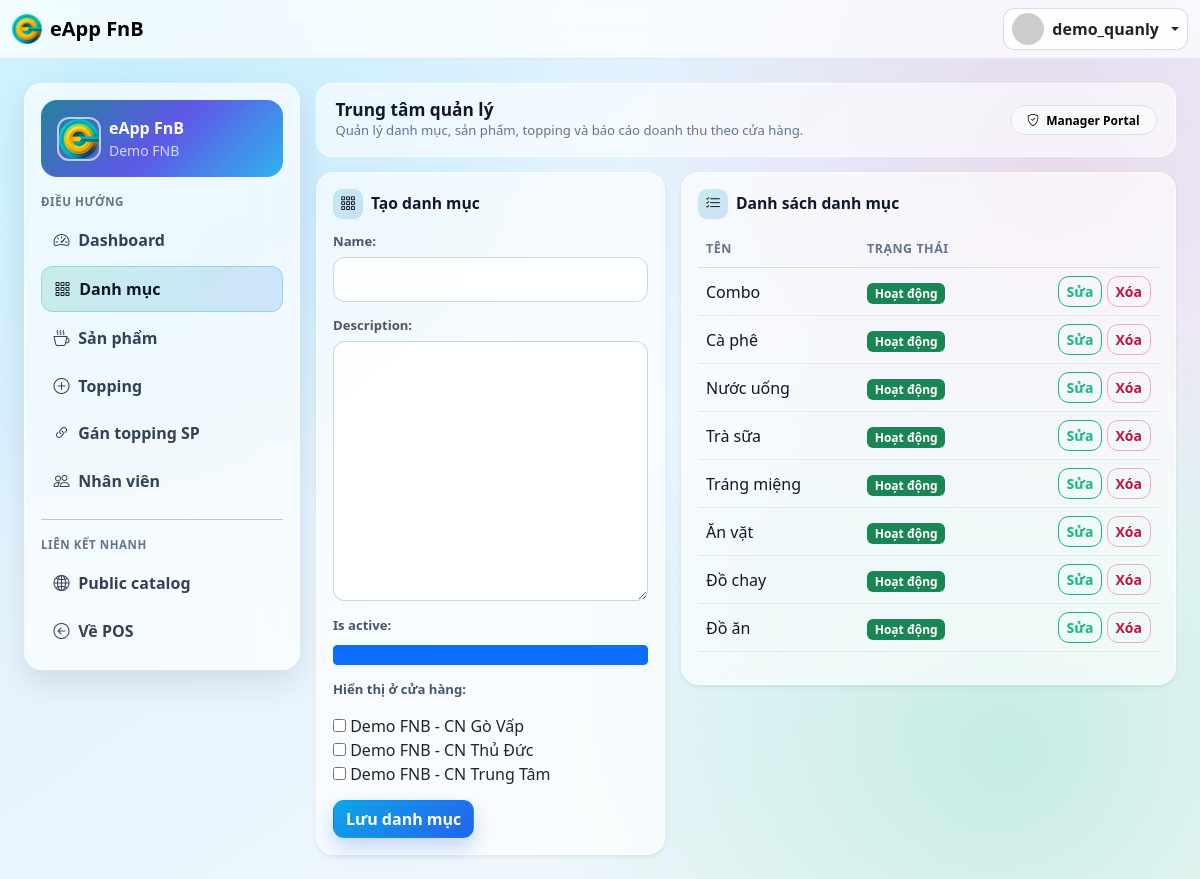
The app's page /quanly/categories/ (signed in) with its own data.
### App_Accounts/models.py (models this page shows, shortened)
class User(AbstractUser):
    class Role(models.TextChoices):
        MANAGER = 'MANAGER', 'Manager'
        STAFF = 'STAFF', 'Staff'
    role = models.CharField(max_length=20, choices=Role.choices, default=Role.STAFF)
    tenant = models.ForeignKey(
        'App_Tenant.Tenant',
        on_delete=models.PROTECT,
        related_name='users',
        null=True,
        blank=True,
    )
    class Meta:
        constraints = [
            models.CheckConstraint(
                check=Q(role='STAFF') | Q(tenant__isnull=False),
                name='chk_manager_requires_tenant',
            ),
            models.UniqueConstraint(
                fields=['tenant'],
                condition=Q(role='MANAGER') & Q(tenant__isnull=False),
                name='uq_manager_per_tenant',
            ),
        ]
        indexes = [
            models.Index(fields=['tenant', 'role']),
        ]
    @property
    def is_manager(self):
        return self.role == self.Role.MANAGER

### App_Tenant/models.py (models this page shows, shortened)
class Tenant(TimeStampedModel):
    name = models.CharField(max_length=150)
    public_slug = models.SlugField(max_length=120, unique=True, validators=[validate_public_slug])
    is_active = models.BooleanField(default=True)
    class Meta:
        ordering = ['name']

class Store(TimeStampedModel):
    tenant = models.ForeignKey(Tenant, on_delete=models.CASCADE, related_name='stores')
    name = models.CharField(max_length=150)
    slug = models.SlugField(max_length=120)
    address = models.CharField(max_length=255, blank=True)
    is_active = models.BooleanField(default=True)
    is_default = models.BooleanField(default=False)
    class Meta:
        ordering = ['tenant__name', 'name']
        constraints = [
            models.UniqueConstraint(fields=['tenant', 'slug'], name='uq_store_tenant_slug'),
            models.UniqueConstraint(
                fields=['tenant'],
                condition=Q(is_default=True),
                name='uq_default_store_per_tenant',
            ),
        ]
        indexes = [
            models.Index(fields=['tenant', 'is_active']),
        ]
    def __str__(self):
        return f'{self.tenant.name} - {self.name}'

### App_Catalog/models.py (models this page shows, shortened)
class Category(TimeStampedModel):
    tenant = models.ForeignKey('App_Tenant.Tenant', on_delete=models.CASCADE, related_name='categories')
    name = models.CharField(max_length=120)
    slug = models.SlugField(max_length=140)
    description = models.TextField(blank=True)
    is_active = models.BooleanField(default=True)
    class Meta:
        constraints = [
            models.UniqueConstraint(fields=['tenant', 'slug'], name='uq_category_tenant_slug'),
        ]
        ordering = ['name']

### App_Quanly/views.py (the view, shortened to what this page needs)
# urls.py: path('categories/', views.category_list_create, name='categories'),
@manager_required
def category_list_create(request):
    tenant = _tenant_or_404(request.user)
    categories = Category.objects.filter(tenant=tenant).order_by('name')
    form = CategoryForm(request.POST or None, tenant=tenant)
    return render(
        request,
        'App_Quanly/categories.html',
        {
            'categories': categories,
            'form': form,
        },
    )

### templates/App_Quanly/categories.html (shortened to what this page needs)
{% extends 'App_Quanly/_layout.html' %}
{% block quanly_content %}
<div class="row g-3">
    <div class="col-lg-5">
        <div class="card border-0 shadow-sm">
            <div class="card-body">
                <h2 class="admin-card-title">
                    <i class="bi bi-grid-3x3-gap"></i>
                    Tạo danh mục
                </h2>
                <form method="post">
                    {{ form.as_p }}
                    <button class="btn btn-primary" type="submit">Lưu danh mục</button>
                </form>
            </div>
        </div>
    </div>
    <div class="col-lg-7">
        <div class="card border-0 shadow-sm">
            <div class="card-body">
                <h2 class="admin-card-title">
                    <i class="bi bi-list-check"></i>
                    Danh sách danh mục
                </h2>
                <div class="table-responsive">
                    <table class="table align-middle">
                        <thead><tr><th>Tên</th><th>Trạng thái</th><th></th></tr></thead>
                        <tbody>
                            {% for item in categories %}
                            <tr>
                                <td>{{ item.name }}</td>
                                <td>{% if item.is_active %}<span class="badge bg-success">Hoạt động</span>{% else %}<span class="badge bg-secondary">Tắt</span>{% endif %}</td>
                                <td class="text-end">
                                    <a class="btn btn-sm btn-outline-primary" href="{% url 'App_Quanly:category_edit' item.id %}">Sửa</a>
                                    <form class="d-inline" method="post" action="{% url 'App_Quanly:category_delete' item.id %}">
                                        <button class="btn btn-sm btn-outline-danger" onclick="return confirm('Xóa danh mục này?')">Xóa</button>
                                    </form>
                                </td>
                            </tr>
                            {% empty %}
                            <tr><td colspan="3" class="text-center text-muted">Chưa có danh mục.</td></tr>
                            {% endfor %}
                        </tbody>
                    </table>
                </div>
            </div>
        </div>
    </div>
</div>
{% endblock %}

### templates/App_Quanly/_layout.html (shortened to what this page needs)
{% extends 'App_Core/base.html' %}
{% load static %}
{% block body_class %}quanly-page{% endblock %}
{% block container_class %}container-fluid py-4 px-3 px-xl-4{% endblock %}
{% block content %}
<div class="row g-3 quanly-shell">
    <div class="col-12 col-lg-3">
        <div class="glass-panel p-3">
            <div class="card-body">
                <div class="admin-tenant-card mb-3">
                    <div class="d-flex align-items-center gap-2">
                        <img class="admin-tenant-logo" src="{% static 'images/logo/eapp.png' %}" alt="eApp FnB">
                        <div>
                            <div class="fw-bold">eApp FnB</div>
                            <div class="small opacity-75">{{ user.tenant.name|default:'Tenant' }}</div>
                        </div>
                    </div>
                </div>
                <div class="admin-section-title">Điều hướng</div>
                <div class="d-flex flex-column gap-1">
                    <a class="admin-nav-link {% if request.path == '/quanly/' %}active{% endif %}" href="{% url 'App_Quanly:dashboard' %}">
                        <i class="bi bi-speedometer2"></i> Dashboard
                    </a>
                    <a class="admin-nav-link {% if '/quanly/categories/' in request.path %}active{% endif %}" href="{% url 'App_Quanly:categories' %}">
                        <i class="bi bi-grid-3x3-gap"></i> Danh mục
                    </a>
                    <a class="admin-nav-link {% if '/quanly/products/' in request.path or '/quanly/units/' in request.path %}active{% endif %}" href="{% url 'App_Quanly:products' %}">
                        <i class="bi bi-cup-hot"></i> Sản phẩm
                    </a>
                    <a class="admin-nav-link {% if '/quanly/toppings/' in request.path and '/quanly/product-toppings/' not in request.path %}active{% endif %}" href="{% url 'App_Quanly:toppings' %}">
                        <i class="bi bi-plus-circle"></i> Topping
                    </a>
                    <a class="admin-nav-link {% if '/quanly/product-toppings/' in request.path %}active{% endif %}" href="{% url 'App_Quanly:product_toppings' %}">
                        <i class="bi bi-link-45deg"></i> Gán topping SP
                    </a>
                    <a class="admin-nav-link {% if '/quanly/staffs/' in request.path %}active{% endif %}" href="{% url 'App_Quanly:staffs' %}">
                        <i class="bi bi-people"></i> Nhân viên
                    </a>
                </div>
                <hr class="my-3">
                <div class="admin-section-title">Liên kết nhanh</div>
                <div class="d-flex flex-column gap-1">
                    {% if user.tenant %}
                    <a class="admin-nav-link" href="{% url 'App_Public:tenant_catalog' user.tenant.public_slug %}" target="_blank" rel="noopener">
                        <i class="bi bi-globe2"></i> Public catalog
                    </a>
                    {% endif %}
                    <a class="admin-nav-link" href="{% url 'App_Sales:pos' %}">
                        <i class="bi bi-arrow-left-circle"></i> Về POS
                    </a>
                </div>
            </div>
        </div>
    </div>
    <div class="col-12 col-lg-9">
        <div class="admin-hero">
            <div>
                <h1>Trung tâm quản lý</h1>
                <div class="sub">Quản lý danh mục, sản phẩm, topping và báo cáo doanh thu theo cửa hàng.</div>
            </div>
            <span class="badge rounded-pill text-bg-light border px-3 py-2">
                <i class="bi bi-shield-check me-1"></i> Manager Portal
            </span>
        </div>
        {% block quanly_content %}{% endblock %}
    </div>
</div>
{% endblock %}

### templates/App_Core/base.html (shortened to what this page needs)
{% load static %}
<!DOCTYPE html>
<html lang="vi">
<head>
    <link href="https://cdn.jsdelivr.net/npm/bootstrap@5.3.2/dist/css/bootstrap.min.css" rel="stylesheet">
    <link rel="stylesheet" href="https://cdn.jsdelivr.net/npm/bootstrap-icons@1.11.1/font/bootstrap-icons.css">
</head>
<body class="bg-light {% block body_class %}{% endblock %}">
<nav class="navbar navbar-expand-lg bg-white border-bottom sticky-top">
    <div class="container-fluid">
        <a class="navbar-brand fw-bold d-flex align-items-center gap-2" href="{% if user.is_authenticated %}{% url 'App_Sales:pos' %}{% else %}{% url 'App_Accounts:login' %}{% endif %}">
            <img src="{% static 'images/logo/eapp.png' %}" alt="eApp FnB" style="height: 30px; width: 30px; object-fit: cover; border-radius: 6px;">
            <span>eApp FnB</span>
        </a>
        <div class="ms-auto d-flex align-items-center gap-2">
            <div class="dropdown">
                <button class="btn account-trigger dropdown-toggle d-flex align-items-center gap-2 px-2 py-1" type="button" data-bs-toggle="dropdown" aria-expanded="false">
                    {% if user.is_authenticated %}
                    <img src="https://ui-avatars.com/api/?name={{ user.username }}&background=0D8ABC&color=fff" class="rounded-circle" width="32" height="32" alt="Avatar">
                    <span class="fw-bold d-none d-lg-inline">{{ user.username }}</span>
                    {% else %}
                    <img src="https://ui-avatars.com/api/?name=Public&background=64748B&color=fff" class="rounded-circle" width="32" height="32" alt="Public">
                    <span class="fw-bold d-none d-lg-inline">Public</span>
                    {% endif %}
                </button>
            </div>
        </div>
    </div>
</nav>
<div class="{% block container_class %}container-fluid py-3{% endblock %}">
    {% block content %}{% endblock %}
</div>
<div id="toastContainer" class="toast-container position-fixed top-0 end-0 p-3" style="z-index:1081;"></div>
</body>
</html>

### records on screen
User: username "demo_quanly", tenant.name "Demo FNB"
Store: is_active "☑"
Category: name "Combo", is_active "Hoạt động"
Category: name "Cà phê", is_active "Hoạt động"
Category: name "Nước uống", is_active "Hoạt động"
Category: name "Trà sữa", is_active "Hoạt động"
Category: name "Tráng miệng", is_active "Hoạt động"
Category: name "Ăn vặt", is_active "Hoạt động"
Category: name "Đồ chay", is_active "Hoạt động"
Category: name "Đồ ăn", is_active "Hoạt động"
